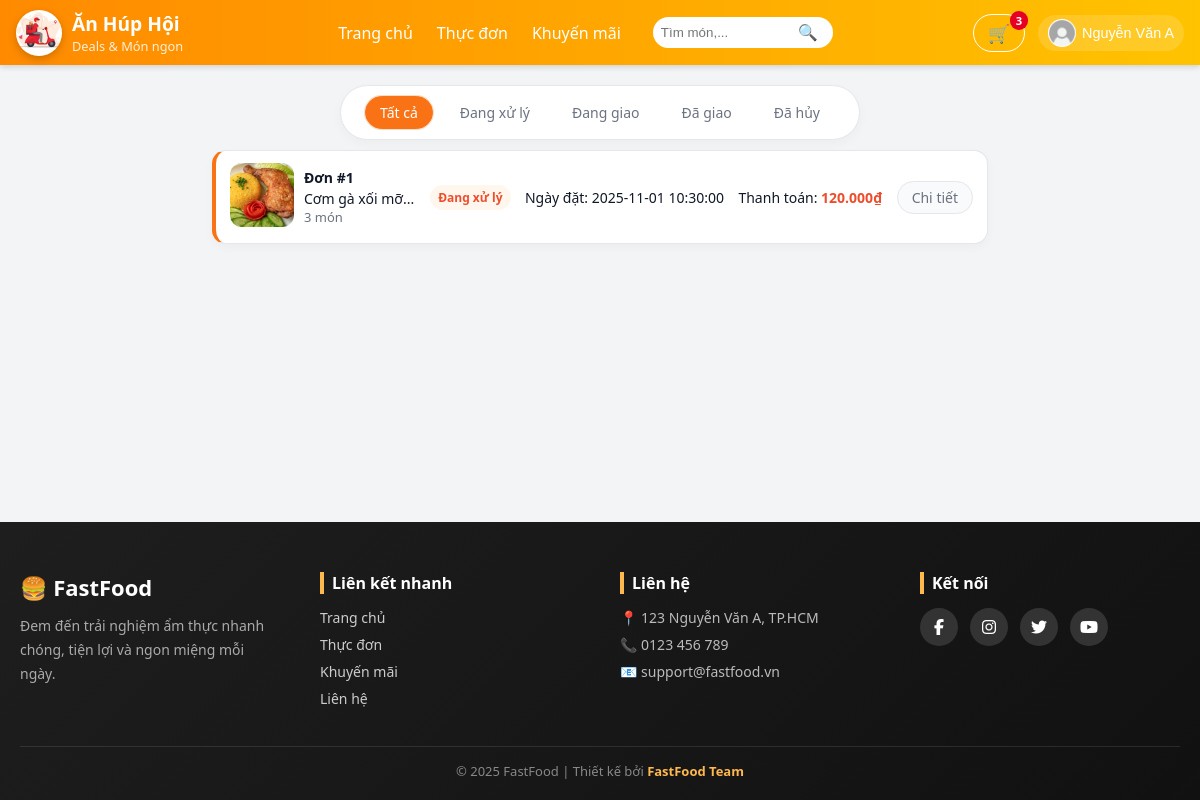
The app's page /pages/orders.php (signed in) with its own data.
### tables this page shows
CREATE TABLE Users (
  UID INT AUTO_INCREMENT PRIMARY KEY,
  Hoten VARCHAR(100) NOT NULL,
  Taikhoan VARCHAR(50) UNIQUE NOT NULL,
  Matkhau VARCHAR(100) NOT NULL,           
  Email VARCHAR(100) UNIQUE,
  DienthoaiKH VARCHAR(15),
  DiachiKH VARCHAR(255),
  Ngaysinh DATE,
  Role ENUM('khach','nhanvien','admin')    
      NOT NULL
      DEFAULT 'khach'
);

CREATE TABLE Donhang (
  MaDH INT AUTO_INCREMENT PRIMARY KEY,
  TinhtrangDH VARCHAR(50)
    NOT NULL
    DEFAULT 'Đang xử lý',
  Ngaydat DATETIME DEFAULT NOW(),
  Ngaygiao DATETIME NULL,
  UID INT,
  CONSTRAINT fk_donhang_Users
    FOREIGN KEY (UID) REFERENCES Users(UID)
);

### pages/orders.php (the view, shortened to what this page needs)
<?php
require_once __DIR__ . '/../database/db.php';
$uid = (int)$_SESSION['user_id'];
$type = isset($_GET['type']) ? (int)$_GET['type'] : 0;
$sql = "
SELECT
    d.MaDH,
    d.TinhtrangDH,
    d.Ngaydat,
    d.Ngaygiao,
    m.Tenmon,
    SUM(c.Soluong * c.Dongia)       AS TongTien,
    SUM(c.Soluong)                  AS TongSoLuong,
    MIN(m.Anh)                      AS AnhDaiDien
FROM Donhang d
JOIN Chitietdonhang c ON d.MaDH = c.MaDH
JOIN Monan m ON c.Mamon = m.Mamon
WHERE d.UID = {$uid}
GROUP BY d.MaDH, d.TinhtrangDH, d.Ngaydat, d.Ngaygiao
ORDER BY d.Ngaydat DESC
";
$dhang = [];
$rs = $conn->query($sql);
if ($rs) {
    while ($r = $rs->fetch_assoc()) {
        $dhang[] = $r;
    }
}
?>
<!DOCTYPE html>
<html lang="vi">
<head>
    <link rel="stylesheet" href="/assets/css/orders.css">
</head>
<body>
    <?php include __DIR__ . '/../includes/header.php'; ?>
<main>
    <div class="select-oder-status">
        <a href="?type=0" class="<?php echo ($type === 0 ? 'active' : ''); ?>">Tất cả</a>
        <a href="?type=1" class="<?php echo ($type === 1 ? 'active' : ''); ?>">Đang xử lý</a>
        <a href="?type=2" class="<?php echo ($type === 2 ? 'active' : ''); ?>">Đang giao</a>
        <a href="?type=3" class="<?php echo ($type === 3 ? 'active' : ''); ?>">Đã giao</a>
        <a href="?type=4" class="<?php echo ($type === 4 ? 'active' : ''); ?>">Đã hủy</a>
    </div>
    <div class="list-oders">
    <?php foreach ($dhang as $rdh): ?>
        <?php
            $show = false;
            if ($type === 0 || $type > 4) $show = true;
        ?>
        <?php if ($show): ?>
        <div class="oder">
            <div class="card-food">
                <div class="food">
                    <div>
                        <img class="img-food"
                             src="<?php echo "../../" . htmlspecialchars($rdh['AnhDaiDien'] ?? 'assets/img/default.jpg'); ?>"
                             alt="Ảnh món">
                    </div>
                    <div class="food-text">
                        <div>Đơn #<?php echo (int)$rdh['MaDH']; ?></div>
                        <div> <?php echo $rdh['Tenmon'] . "..."; ?></div>
                        <div><?php echo (int)$rdh['TongSoLuong']; ?> món</div>
                    </div>
                </div>
                <div class="oder-status">
                    <?php echo htmlspecialchars($rdh['TinhtrangDH']); ?>
                </div>
            </div>
            <div>
                <div>Ngày đặt: <?php echo htmlspecialchars($rdh['Ngaydat']); ?></div>
            </div>
            <div>
                Thanh toán:
                <span class="total">
                    <?php echo number_format($rdh['TongTien'], 0, ',', '.'); ?>₫
                </span>
            </div>
            <div>
                <a href="orderdetails.php?madh=<?php echo (int)$rdh['MaDH']; ?>" class="detail-oder">
                    Chi tiết
                </a>
            </div>
        </div>
        <?php endif; ?>
    <?php endforeach; ?>
    </div>
  </main>
            <?php include __DIR__ . '/../includes/footer.php'; ?>
</body>
</html>

### includes/header.php (shortened to what this page needs)
<?php
$userInfo = null;
if (!empty($_SESSION['user_id']) && isset($conn)) {
  $uid = intval($_SESSION['user_id']);
  $sql = "SELECT UID AS id, Hoten AS username, Email AS email, '' AS avatar FROM Users WHERE UID = ?";
  if ($stmt = $conn->prepare($sql)) {
    $stmt->bind_param("i", $uid);
    $stmt->execute();
    $res = $stmt->get_result();
    if ($res && $res->num_rows > 0) {
      $userInfo = $res->fetch_assoc();
    }
  }
}
$cartCount = 0;
if (!empty($_SESSION['user_id']) && isset($conn)) {
  $uid = intval($_SESSION['user_id']);
    $sql = "SELECT SUM(Soluong) AS total FROM Giohang WHERE UID = ?";
    if ($stmt = $conn->prepare($sql)) {
        $stmt->bind_param("i", $uid);
        $stmt->execute();
        $res = $stmt->get_result();
        if ($res && $row = $res->fetch_assoc()) {
            $cartCount = $row['total'];
        }
    }
}
$cssPath = "/assets/css/header.css";
$logo    = '/assets/img/logo.jpg';
$logo_check = $_SERVER['DOCUMENT_ROOT'] . '/assets/img/logo.jpg';
$avatarDefault = "/assets/img/default-avatar.jpg";
?>
<!doctype html>
<html lang="vi">
<head>
  <link rel="stylesheet" href="<?php echo htmlspecialchars($cssPath); ?>">
</head>
<body>
<header class="site-header" role="banner">
  <div class="header-inner">
    <div class="header-left">
      <a href="/index.php" class="brand-link">
        <?php if (file_exists($logo_check)): ?>
          <img src="<?php echo $logo; ?>" alt="Logo" class="brand-logo">
        <?php else: ?>
          <div class="brand-icon">🍜</div>
        <?php endif; ?>
        <div class="brand-text">
          <span class="brand-name">Ăn Húp Hội</span>
          <small class="brand-slogan">Deals &amp; Món ngon</small>
        </div>
      </a>
    </div>
    <div class="header-center">
      <nav class="main-nav" aria-label="Primary navigation">
        <ul class="nav-list">
          <li><a href="/index.php">Trang chủ</a></li>
          <li><a href="/pages/menu.php">Thực đơn</a></li>
          <li><a href="/pages/deals.php">Khuyến mãi</a></li>
        </ul>
      </nav>
      <div class="search-wrap">
        <input id="header-search" class="search-input" type="search" placeholder="Tìm món,..." aria-label="Tìm kiếm">
        <button id="search-btn" class="search-btn" aria-label="Tìm">🔍</button>
      </div>
    </div>
    <div class="header-right">
      <div class="action-item">
        <a href="/pages/cart.php" class="btn-ghost cart-btn" aria-label="Giỏ hàng">
          🛒
          <?php if ( $cartCount > 0): ?>
            <span class="badge" id="cartBadge"><?php echo $cartCount; ?></span>
          <?php endif; ?>
        </a>
      </div>
      <div class="action-item dropdown" id="accountWrap">
        <?php if ($userInfo): ?>
          	<button id="accountBtn" class="account-btn" aria-haspopup="true" aria-expanded="false">
            <img class="avatar" src="<?php echo (!empty($userInfo['avatar']) && file_exists($userInfo['avatar'])) ? htmlspecialchars($userInfo['avatar']) : $avatarDefault; ?>" alt="avatar">
            <div>
              <span class="username"><?php echo htmlspecialchars($userInfo['username']); ?></span>
            </div>
          </button>
        <?php else: ?>
          <a href="/pages/login.php" class="btn btn-primary">Đăng nhập</a>
        <?php endif; ?>
      </div>
    </div>
  </div>
</header>
</body>
</html>

### assets/css/orders.css (style rules this page uses)
:root { --primary: #f97316; --primary-dark: #ea580c; --primary-soft: #fff7ed; --border-soft: #e5e7eb; --text-main: #111827; --text-sub: #6b7280; --bg-page: #f3f4f6; }
body { margin: 0; font-family: system-ui, -apple-system, "Segoe UI", Roboto, Arial, sans-serif; background: var(--bg-page); color: var(--text-main); }
html, body { height: 100%; margin: 0; }
body { display: flex; flex-direction: column; }
main { flex: 1; }
.select-oder-status { display: flex; justify-content: center; gap: 12px; margin: 20px auto 10px; padding: 10px 12px; flex-wrap: wrap; background: #ffffff; border-radius: 999px; border: 1px solid var(--border-soft); max-width: 520px; box-shadow: 0 4px 12px rgba(0, 0, 0, 0.03); }
.select-oder-status a { text-decoration: none; padding: 6px 14px; border-radius: 999px; font-size: 14px; font-weight: 500; color: var(--text-sub); border: 1px solid transparent; transition: all 0.18s ease; white-space: nowrap; }
.select-oder-status a.active { background: var(--primary); color: #ffffff; border-color: var(--primary); box-shadow: 0 0 0 1px rgba(249, 115, 22, 0.25); }
.list-oders { max-width: 800px; margin: 10px auto 30px; padding: 0 12px 24px; }
.oder { background: #ffffff; border-radius: 14px; padding: 12px 14px; margin-bottom: 10px; border: 1px solid var(--border-soft); border-left: 4px solid var(--primary); font-size: 14px; color: var(--text-main); box-shadow: 0 4px 10px rgba(0, 0, 0, 0.03); display: flex; justify-content: space-between; align-items: center; gap: 8px; }
.img-food { width: 4rem; height: 4rem; border-radius: 0.75rem; object-fit: cover; }
.card-food { display: flex; gap: 16px; align-items: center; min-width: 0; }
.food { display: flex; gap: 10px; align-items: center; min-width: 0; }
.food-text { display: block; min-width: 0; }
.food-text div:first-child { font-weight: 600; margin-bottom: 2px; }
.food-text div:last-child { color: var(--text-sub); font-size: 13px; }
.oder-status { font-size: 12px; font-weight: 600; padding: 4px 8px; border-radius: 999px; background: var(--primary-soft); color: #EE4D2D; white-space: nowrap; }
.total { color: #EE4D2D; font-weight: 600; }
.detail-oder { text-decoration: none; padding: 6px 14px; border-radius: 999px; font-size: 14px; font-weight: 500; color: var(--text-sub); border: 1px solid var(--border-soft); transition: all 0.18s ease; white-space: nowrap; background: #f9fafb; }

### records on screen
users: Hoten "Nguyễn Văn A"
donhang: MaDH "1", Tenmon "Cơm gà xối mỡ", TongSoLuong "3", TinhtrangDH "Đang xử lý", Ngaydat "2025-11-01 10:30:00", TongTien "120.000"

### other values on screen
$cartCount "3"
